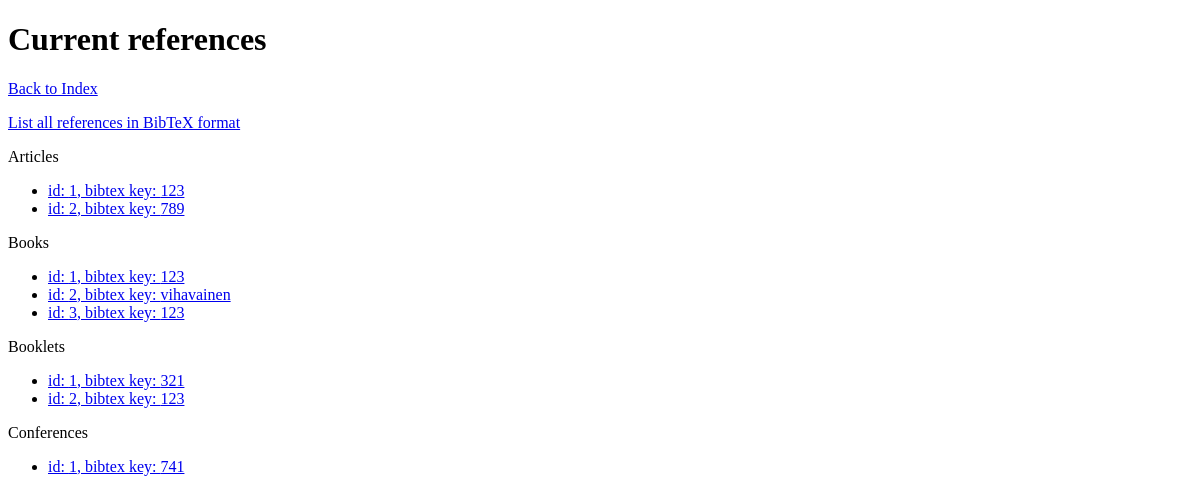
/refs, run on an earlier commit of the app's database.
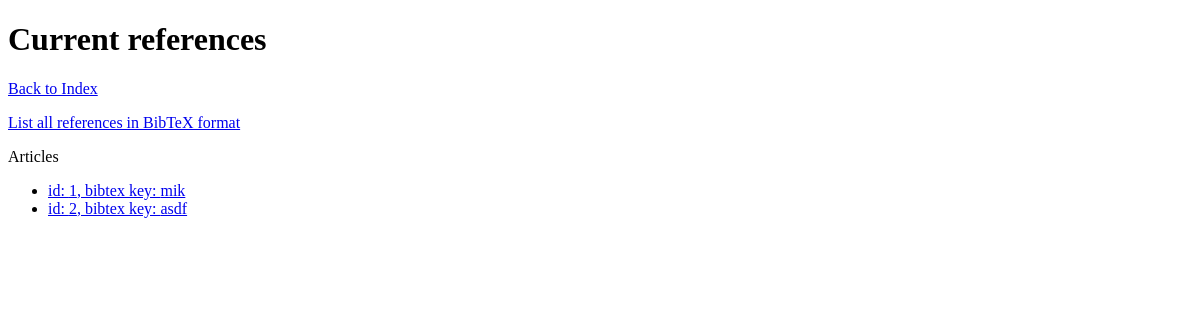
And on a later commit of the database.
### tables this page shows
CREATE TABLE articles (
    id integer primary key autoincrement,
    bibtexkey text not null,
    author text not null,
    title text not null,
    journal text not null,
    year int not null,
    volume int not null,
    number int,
    pages text,
    month int,
    note text
);

CREATE TABLE books (
    id integer primary key autoincrement,
    bibtexkey text not null,
    title text not null,
    author text, -- joko author tai editor pitää olla
    editor text, -- tarkistus softan puolella?
    publisher text not null,
    year int not null,
    volume int,
    number int,
    series text,
    address text,
    edition text,
    month int,
    note text
);

CREATE TABLE booklets (
    id integer primary key autoincrement,
    bibtexkey text not null,
    title text not null,
    author text,
    howpublished text,
    address text,
    month int,
    year int,
    note text
);

CREATE TABLE conferences (
    id integer primary key autoincrement,
    bibtexkey text not null,
    author text not null,
    title text not null,
    booktitle text not null,
    year int not null,
    editor text,
    volume int,
    number int,
    series text,
    pages text,
    address text,
    month int,
    organization text,
    publisher text,
    note text
);

### hauska/views.py (the view)
@app.route("/refs")
def list_refs():
    db=get_db()
    cur = db.execute('select id, bibtexkey from articles ORDER BY id asc')
    articles = [dict(id=row[0], bibtexkey=row[1]) for row in cur.fetchall()]
    cur = db.execute('select id, bibtexkey from books ORDER BY id asc')
    books = [dict(id=row[0], bibtexkey=row[1]) for row in cur.fetchall()]
    cur = db.execute('select id, bibtexkey from booklets ORDER BY id asc')
    booklets = [dict(id=row[0], bibtexkey=row[1]) for row in cur.fetchall()]
    cur = db.execute('select id, bibtexkey from conferences ORDER BY id asc')
    conferences = [dict(id=row[0], bibtexkey=row[1]) for row in cur.fetchall()]
    cur = db.execute('select id, bibtexkey from inbooks ORDER BY id asc')
    inbooks = [dict(id=row[0], bibtexkey=row[1]) for row in cur.fetchall()]
    cur = db.execute('select id, bibtexkey from incollections ORDER BY id asc')
    incollections = [dict(id=row[0], bibtexkey=row[1]) for row in cur.fetchall()]
    cur = db.execute('select id, bibtexkey from inproceedings ORDER BY id asc')
    inproceedings = [dict(id=row[0], bibtexkey=row[1]) for row in cur.fetchall()]
    cur = db.execute('select id, bibtexkey from manuals ORDER BY id asc')
    manuals = [dict(id=row[0], bibtexkey=row[1]) for row in cur.fetchall()]
    cur = db.execute('select id, bibtexkey from masterstheses ORDER BY id asc')
    masterstheses = [dict(id=row[0], bibtexkey=row[1]) for row in cur.fetchall()]
    cur = db.execute('select id, bibtexkey from miscs ORDER BY id asc')
    miscs = [dict(id=row[0], bibtexkey=row[1]) for row in cur.fetchall()]
    cur = db.execute('select id, bibtexkey from phdtheses ORDER BY id asc')
    phdtheses = [dict(id=row[0], bibtexkey=row[1]) for row in cur.fetchall()]
    cur = db.execute('select id, bibtexkey from proceedings ORDER BY id asc')
    proceedings = [dict(id=row[0], bibtexkey=row[1]) for row in cur.fetchall()]
    cur = db.execute('select id, bibtexkey from techreports ORDER BY id asc')
    techreports = [dict(id=row[0], bibtexkey=row[1]) for row in cur.fetchall()]
    cur = db.execute('select id, bibtexkey from unpublished ORDER BY id asc')
    unpublished = [dict(id=row[0], bibtexkey=row[1]) for row in cur.fetchall()]
    no_entries = not any([
        articles, books, booklets, conferences, inbooks,
        incollections, inproceedings, manuals, masterstheses,
        miscs, phdtheses, proceedings, techreports, unpublished
    ])
    return render_template("refs.html",
                           articles=articles,
                           books=books,
                           booklets=booklets,
                           conferences=conferences,
                           inbooks=inbooks,
                           incollections=incollections,
                           inproceedings=inproceedings,
                           manuals=manuals,
                           masterstheses=masterstheses,
                           miscs=miscs,phdtheses=phdtheses,
                           proceedings=proceedings,
                           techreports=techreports,
                           unpublished=unpublished,
                           no_entries=no_entries)

### hauska/__init__.py (called while the page is built)
def connect_db():
    rv = sqlite3.connect(app.config['DATABASE'])
    rv.row_factory = sqlite3.Row
    return rv

def get_db():
    if not hasattr(g, 'sqlite_db'):
        g.sqlite_db = connect_db()
    return g.sqlite_db

### hauska/templates/refs.html (shortened to what this page needs)
<!doctype html>
<h1>Current references</h1>
<a href="/">Back to Index</a>
<p><a href="/refs/bib">List all references in BibTeX format</a></p>
{% if articles %}
<p>Articles</p>
<ul>
{% for ref in articles %}
    <li><a href="/article/{{ ref.id }}">id: {{ ref.id }}, bibtex key: {{ ref.bibtexkey }}</a></li>
{% endfor %}
</ul>
{% endif %}
{% if books %}
<p>Books</p>
<ul>
{% for ref in books %}
    <li><a href="/book/{{ ref.id }}">id: {{ ref.id }}, bibtex key: {{ ref.bibtexkey }}</a></li>
{% endfor %}
</ul>
{% endif %}
{% if booklets %}
<p>Booklets</p>
<ul>
{% for ref in booklets %}
    <li><a href="/booklet/{{ ref.id }}">id: {{ ref.id }}, bibtex key: {{ ref.bibtexkey }}</a></li>
{% endfor %}
</ul>
{% endif %}
{% if conferences %}
<p>Conferences</p>
<ul>
{% for ref in conferences %}
    <li><a href="/conference/{{ ref.id }}">id: {{ ref.id }}, bibtex key: {{ ref.bibtexkey }}</a></li>
{% endfor %}
</ul>
{% endif %}

What changed in the data, as far as the page shows it:
removed books: id "1", bibtexkey "123"
removed books: id "2", bibtexkey "vihavainen"
removed books: id "3", bibtexkey "123"
removed booklets: id "1", bibtexkey "321"
removed booklets: id "2", bibtexkey "123"
removed conferences: id "1", bibtexkey "741"
changed articles id 1: bibtexkey "123" → "mik"
changed articles id 2: bibtexkey "789" → "asdf"
Also different on the page:
text no longer shown: "Books Booklets Conferences"
